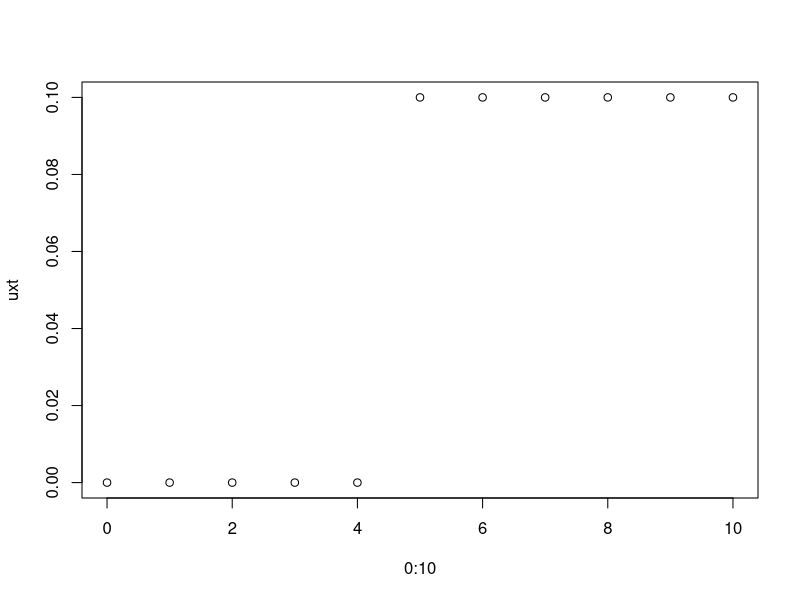

The R source for this figure:
# Passing functions in as arguments to another function

### RXN 
reaction1 = function(u,k){
  fu = k*u*(1-u) # Fisher
  return(fu)
}

reaction2 = function(u,k,alpha){
  u_hat = (1-alpha)/2
  fu = 2*u*(1-u)*(u-u_hat) # Barton
  return(fu)
}

reaction3 = function(u){
  fu = (0.5)*(u) # always half the number of gene drive carriers for example
  return(fu)
}

# Will probably need to make the assumption that this function takes u in as an argument and possibly two other parameters
apply_function = function(FUNC,u,other_parameters=NULL){
 # check that FUNC is a real function
  if (!is.function(FUNC)){
    stop("argument FUNC is not a function")
  }
  n = length(other_parameters)
  if (n==0){
    sol = FUNC(u)
  } else if (n==1){
    sol = FUNC(u,other_parameters)
  } else if (n==2){
    sol = FUNC(u, other_parameters[1],other_parameters[2])
  } else {
    stop("FUNC has more than 2 parameters.")
  }
  return(sol)
}

# Ex: Fisher reaction with u = 0.5, k = 0.1
apply_function(FUNC=reaction1,u=0.5,other_parameters = 0.1) == reaction1(u=0.5,k=0.1)

# Ex: Barton reaction with u = 0.5, k = 0.1, alpha = 0.3
apply_function(FUNC=reaction2, u=0.5,other_parameters = c(0.1,0.3)) == reaction2(u=0.5,k=0.1,alpha=0.3)

# Ex:  always halfing the u
apply_function(FUNC=reaction3,u=0.5) == reaction3(u=0.5)

# In the main function, take the "REACTION_FUNCTION" as one variable, u as another, and additional_reaction_arguments as a third. If the reaction equation is a Fisher wave, then additional_reaction_arguments will only have k. If it's a bistable wave, then additional_reaction_arguments will have k and alpha. Or, if it's some random reaction equation that I've defined, it may have zero additional_reaction_arguments, so set this argument to NULL by default.

### u(x,t) function

# first we need to define a function that only takes in x and maybe 1 additional parameter. Assume t = t0.
# I don't think this needs to be passed into the wave. You could just pass in the input (x) and output (y).

# x is assumed to be a vector
u_normal = function(x,mu,sigma){
  values = dnorm(x,mean=mu,sigma=sd)
  return(values)
}

u_exponential = function(x,lambda){
  values = dexp(x=x,rate=lambda)
  return(values)
}

uxt = dunif(x=0:10,min=5,max=15)
plot(0:10,uxt)

# Just pass in (a) x_grid, and (b) initial_uxt. That way, u(x,t) doesn't even need to be a mathematical function.



